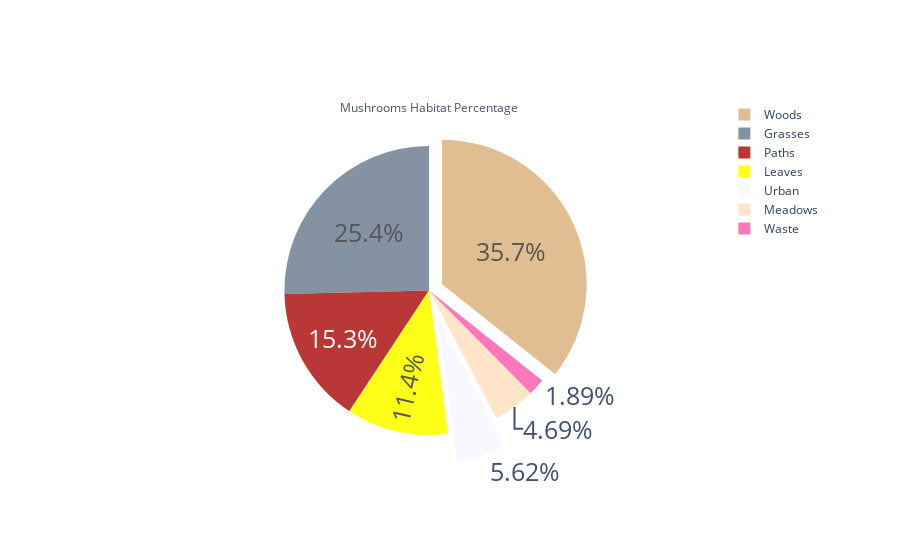

Write notebook code for a chart like this one.
### Markdown cell above
### <span style="color:#FFE527; font-size: 20px;"> Distribution of mushrooms habitat - Insight 4</span>

### Code cell
# Plot to understand the habitat of different mushrooms
labels = ["Woods", "Grasses", "Paths", "Leaves", "Urban", "Meadows", "Waste"]
values = mush_encoded["habitat"].value_counts()
colors = ["#DEB887", "#778899", "#B22222", "#FFFF00", "#F8F8FF", "#FFE4C4", "#FF69B4"]

fig = go.Figure(
    data=[
        go.Pie(
            labels=labels,
            values=values,
            # marker_colors=labels,
            pull=[0.1, 0, 0, 0, 0.2, 0, 0],
        )
    ]
)
fig.update_traces(
    title="Mushrooms Habitat Percentage",
    hoverinfo="label+value",
    textinfo="percent",
    opacity=0.9,
    textfont_size=25,
    marker=dict(colors=colors),
)
fig.show()

### Figure 1 — Plotly figure (JSON) as saved in the notebook; plotly's stock layout.template omitted (floating-point values rounded to 4 significant figures)
{"data": [{"hoverinfo": "label+value", "labels": ["Woods", "Grasses", "Paths", "Leaves", "Urban", "Meadows", "Waste"], "marker": {"colors": ["#DEB887", "#778899", "#B22222", "#FFFF00", "#F8F8FF", "#FFE4C4", "#FF69B4"]}, "opacity": 0.9, "pull": [0.1, 0, 0, 0, 0.2, 0, 0], "textfont": {"size": 25}, "textinfo": "percent", "title": {"text": "Mushrooms Habitat Percentage"}, "type": "pie", "values": [3619, 2574, 1554, 1155, 570, 476, 192]}], "layout": {}}
